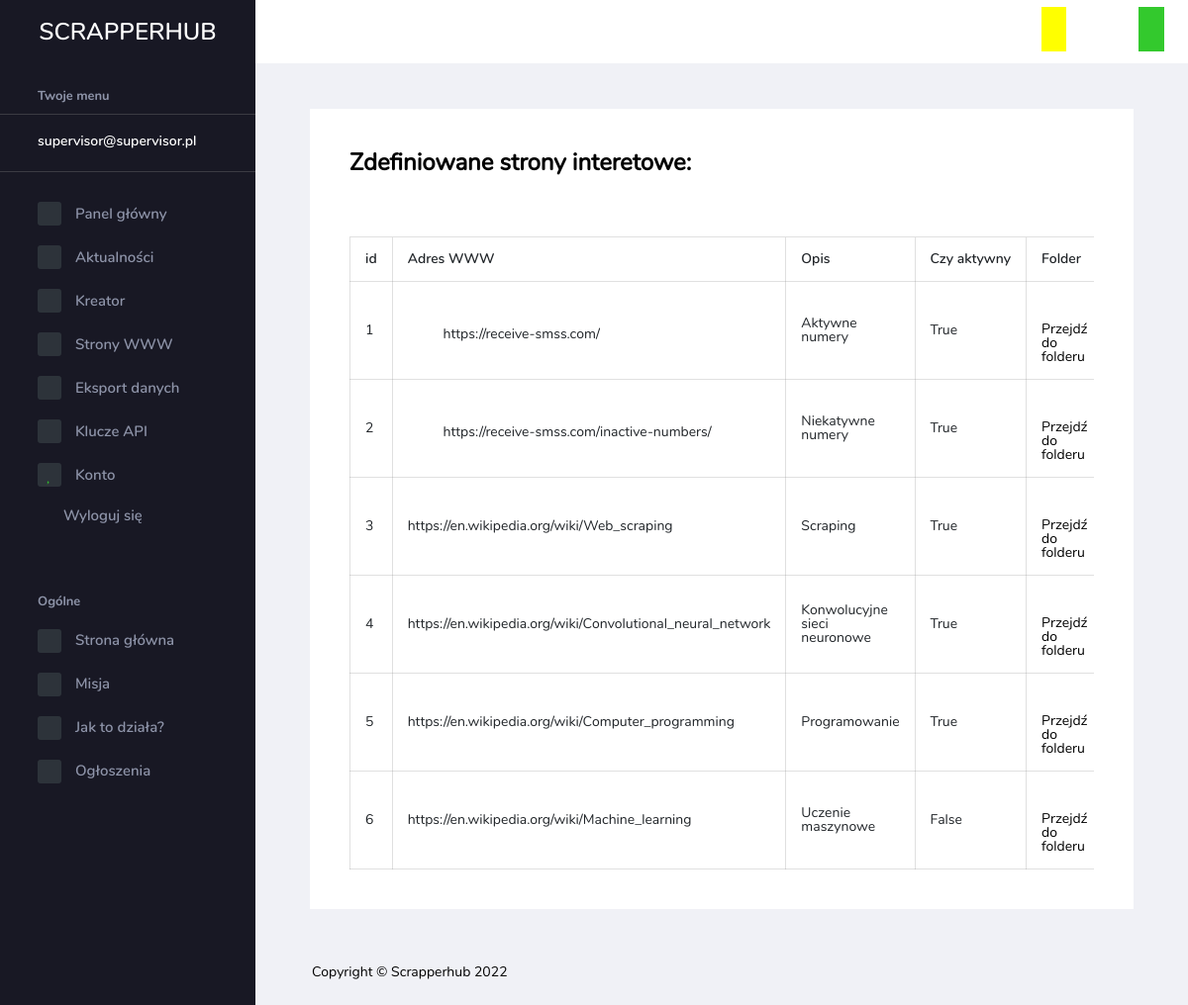
Page /websites/ (signed in) on the committed database.
### scrapper/models/user.py (models this page shows)
class User(AbstractUser, GrapheneMixin):
    class Meta:
        app_label = APP_LABEL
        ordering = ("pk",)
    username = models.CharField(max_length=150)
    email = models.EmailField(_("email address"), unique=True, blank=True)
    is_active = models.BooleanField(default=False)
    verification_pin = models.CharField(max_length=6)
    timezone = models.ForeignKey(
        to=Timezone, on_delete=models.SET_DEFAULT, default=3, null=False
    )
    USERNAME_FIELD = "email"
    REQUIRED_FIELDS = ["username"]
    def __str__(self) -> str:
        return f"{self.__class__.__name__}(id={self.id}, name={self.email})"
    __repr__ = __str__

### scrapper/models/website.py (models this page shows, shortened)
class Website(BaseModel):
    class Meta:
        app_label = APP_LABEL
        ordering = ("pk",)
    url = models.CharField(max_length=250)
    description = models.CharField(max_length=250)
    is_ready = models.BooleanField(default=False)
    is_simplified = models.BooleanField(default=False)
    is_new_data_collected = models.BooleanField(default=False)
    is_valid_with_robots = models.BooleanField(default=True)
    folder = models.ForeignKey(to=Folder, on_delete=models.CASCADE, null=True)
    def __str__(self) -> str:
        return f"{self.__class__.__name__}(id={self.id}, name={self.url}, is_ready={self.is_ready})"
    __repr__ = __str__

### scrapper/views/website/website_views.py (the view)
# urls.py: path("websites/", AllWebsitesList.as_view(), name="websites"),
class AllWebsitesList(LoginRequiredMixin, ListView):
    model = Website
    template_name = "scrapper/website/all_webistes_list.html"
    paginate_by = 10
    ordering = ["pk"]
    def get_queryset(self):
        folders = Folder.objects.filter(user_id=self.request.user.id)
        websites = []
        for folder in folders:
            folder_websites = Website.objects.filter(folder_id=folder.id)
            for website in folder_websites:
                websites.append(website)
        return websites

### templates/scrapper/website/all_webistes_list.html (shortened to what this page needs)
{% extends 'base.html' %}
{% block custom_styles %}
  {% load static %}
  <link rel="stylesheet" href="{% static 'assets/css/style_responsive_table.css' %}">
  <link rel="stylesheet" href="{% static 'assets/css/style_custom_buttons.css' %}">
{% endblock %}
{% block content %}
<div class="col-lg-12 grid-margin stretch-card">
    <div class="card">
      <div class="card-body">
        <div style="margin-bottom: 60px;">
          <h2 style="color: black;">Zdefiniowane strony interetowe:</h2>
        </div>
        <div style="overflow-x:auto;">
            <table class="table table-bordered">
                <thead>
                  <tr>
                    <th> id </th>
                    <th> Adres WWW </th>
                    <th> Opis </th>
                    <th> Czy aktywny </th>
                    <th> Folder </th>
                  </tr>
                </thead>
                <tbody>
                  {% if object_list %}
                    {% for website in object_list %}
                        <tr style="margin-bottom:40px;">
                            <td data-label="ID"> {{ website.pk }} </td>
                            <td data-label="Adres WWW">
                              {% if website.is_valid_with_robots == False %}
                                <i class="mdi mdi-alert" style="margin-left: 10px; font-size: 25px; color: #0062ff;"
                                title="Wybrana strona została zabroniona dla procesu pobierania danych przez plik robots.txt! Pobieranie danych z tej strony jest dalej możliwe, ale prosimy o rozważenie usunięcia jej z procesu pobierania danych.">
                                </i>
                              {% endif %}
                              {{ website.url }}
                            </td>
                            <td data-label="Opis"> {{ website.description }} </td>
                            <td data-label="Czy aktywny"> {{ website.is_ready }} </td>
                            <td data-label="Folder">
                              <a href="{% url 'websites-settings' pk=website.folder_id %}">
                                <span class="icon-bg">
                                  <i class="mdi mdi-folder" style="font-size: 25px; color: #0062ff;"></i>
                                  <span style="color: black;">Przejdź do folderu</span>
                                </span>
                              </a>
                            </td>
                        </tr>
                    {% endfor %}
                  {% endif %}
                </tbody>
              </table>
        </div>
      </div>
    </div>
  </div>
{% endblock %}

### templates/base.html (shortened to what this page needs)
<!DOCTYPE html>
<html lang="en">
    <head>
        {% load static %}
        <link rel="stylesheet" href="{% static 'assets/vendors/mdi/css/materialdesignicons.min.css' %}">
        <link rel="stylesheet" href="{% static 'assets/vendors/css/vendor.bundle.base.css' %}">
        <link rel="stylesheet" href="{% static 'assets/vendors/font-awesome/css/font-awesome.min.css' %}" />
        <link rel="stylesheet" href="{% static 'assets/vendors/bootstrap-datepicker/bootstrap-datepicker.min.css' %}">
        <link rel="stylesheet" href="{% static 'assets/css/style.css' %}">
        {% block custom_styles %}{% endblock %}
    </head>
    <body>
    <div class="container-scroller">
        <nav class="navbar default-layout-navbar col-lg-12 col-12 p-0 fixed-top d-flex flex-row">
        <div class="text-center navbar-brand-wrapper d-flex align-items-center justify-content-center">
            <a class="navbar-brand brand-logo" href="/">SCRAPPERHUB</a>
        </div>
        <div class="navbar-menu-wrapper d-flex align-items-stretch">
            <button class="navbar-toggler navbar-toggler align-self-center" type="button" data-toggle="minimize">
            <span class="mdi mdi-menu"></span>
            </button>
            <ul class="black_container" id="header_icons">
                <li class="black_container" style="display: inline;">
                    <i class="mdi mdi-format-title" style="font-size: 33px; margin-left: 20px; cursor: pointer;" onclick="reset_size()"></i>
                </li>
                <li class="black_container" style="display: inline;">
                    <i class="mdi mdi-format-annotation-minus" style="font-size: 33px; margin-left: 20px; cursor: pointer;" onclick="change_size_minus()"></i>
                </li>
                <li class="black_container" style="display: inline;">
                    <i class="mdi mdi-format-annotation-plus" style="font-size: 33px; margin-left: 20px; cursor: pointer;" onclick="change_size_plus()"></i>
                </li>
                <li class="yellow_container" style="display: inline;">
                    <i class="mdi mdi-contrast-box turn_yellow" style="font-size: 33px; margin-left: 20px; cursor: pointer; background-color: yellow;" onclick="wcag_yellow()"></i>
                </li>
                <li class="black_container" style="display: inline;">
                    <i class="mdi mdi-contrast-box turn_black" style="font-size: 33px; margin-left: 20px; cursor: pointer; background-color: white; color: black;" onclick="wcag_black()"></i>
                </li>
                <li class="default_container" style="display: inline;">
                    <i class="mdi mdi-contrast-box turn_default" style="font-size: 33px; margin-left: 20px; cursor: pointer; background-color: #33c92d;" onclick="wcag_default()"></i>
                </li>
            </ul>
        </div>
        </nav>
        <div class="container-fluid page-body-wrapper">
        <nav class="sidebar sidebar-offcanvas" id="sidebar">
            <ul class="nav">
            {% if user.is_authenticated %}
                <li class="nav-item nav-category">Twoje menu</li>
                <li class="nav-item sidebar-user-actions">
                    <div class="user-details">
                      <div class="email d-flex justify-content-between align-items-center">
                        <div>
                          <div class="d-flex align-items-center">
                            <div class="sidebar-profile-text">
                              <p class="mb-1">{{user.email}}</p>
                            </div>
                          </div>
                        </div>
                      </div>
                    </div>
                </li>
                <li class="nav-item">
                    <a class="nav-link" href="{% url 'private_dashboard' %}">
                    <span class="icon-bg"><i class="mdi mdi-view-dashboard menu-icon"></i></span>
                    <span class="menu-title">Panel główny</span>
                    </a>
                </li>
                <li class="nav-item">
                    <a class="nav-link" href="{% url 'news' %}">
                    <span class="icon-bg"><i class="mdi mdi-alert-box menu-icon"></i></span>
                    <span class="menu-title">Aktualności</span>
                    </a>
                </li>
                <li class="nav-item">
                    <a class="nav-link" href="{% url 'folders' %}">
                    <span class="icon-bg"><i class="mdi mdi-folder-plus menu-icon"></i></span>
                    <span class="menu-title">Kreator </span>
                    </a>
                </li>
                <li class="nav-item">
                    <a class="nav-link" href="{% url 'websites' %}">
                    <span class="icon-bg"><i class="mdi mdi-earth menu-icon"></i></span>
                    <span class="menu-title">Strony WWW</span>
                    </a>
                </li>
                <li class="nav-item">
                    <a class="nav-link" href="{% url 'export-list' %}">
                    <span class="icon-bg"><i class="mdi mdi-export menu-icon"></i></span>
                    <span class="menu-title">Eksport danych</span>
                    </a>
                </li>
                <li class="nav-item">
                    <a class="nav-link" href="{% url 'api-key-list' %}">
                    <span class="icon-bg"><i class="mdi mdi-key-variant menu-icon"></i></span>
                    <span class="menu-title">Klucze API</span>
                    </a>
                </li>
                <li class="nav-item">
                    <a class="nav-link collapsed" data-toggle="collapse" href="#ui-basic" aria-expanded="false" aria-controls="ui-basic">
                      <span class="icon-bg"><i class="mdi mdi-account menu-icon"></i></span>
                      <span class="menu-title">Konto</span>
                      <i class="menu-arrow"></i>
                    </a>
                </li>
                <li class="nav-item sidebar-user-actions">
                    <div class="sidebar-user-menu">
                      <a href="{% url 'logout' %}" class="nav-link"><i class="mdi mdi-logout menu-icon"></i>
                        <span class="menu-title">Wyloguj się</span></a>
                    </div>
                </li>
            {% endif %}
            <li class="nav-item nav-category">Ogólne</li>
            <li class="nav-item">
                <a class="nav-link" href="/">
                <span class="icon-bg"><i class="mdi mdi-crown menu-icon"></i></span>
                <span class="menu-title">Strona główna</span>
                </a>
            </li>
            <li class="nav-item">
                <a class="nav-link" href="{% url 'mission' %}">
                <span class="icon-bg"><i class="mdi mdi-earth menu-icon"></i></span>
                <span class="menu-title">Misja</span>
                </a>
            </li>
            <li class="nav-item">
                <a class="nav-link" href="{% url 'process' %}">
                <span class="icon-bg"><i class="mdi mdi-information menu-icon"></i></span>
                <span class="menu-title">Jak to działa?</span>
                </a>
            </li>
            <li class="nav-item">
                <a class="nav-link" href="{% url 'announcements' %}">
                <span class="icon-bg"><i class="mdi mdi-comment-outline menu-icon"></i></span>
                <span class="menu-title">Ogłoszenia</span>
                </a>
            </li>
            </ul>
        </nav>
        <div class="main-panel">
            <div class="content-wrapper">
                {% block content %}{% endblock %}
            </div>
            <footer class="footer">
                <div class="footer-inner-wraper">
                    <div class="d-sm-flex justify-content-center justify-content-sm-between">
                        <span class="d-block text-center text-sm-left d-sm-inline-block" style="color: black;">Copyright © Scrapperhub 2022</span>
                    </div>
                </div>
            </footer>
        </div>
        </div>
    </div>
    </body>
</html>

### scrapper/static/assets/css/style_responsive_table.css (style rules this page uses)
.table td { white-space: normal; }

### rows in the picture
User: email "supervisor@supervisor.pl"
Website: pk "1", is_valid_with_robots False (drawn), url "https://receive-smss.com/", description "Aktywne numery", is_ready "True"
Website: pk "2", is_valid_with_robots False (drawn), url "https://receive-smss.com/inactive-numbers/", description "Niekatywne numery", is_ready "True"
Website: pk "3", url "https://en.wikipedia.org/wiki/Web_scraping", description "Scraping", is_ready "True"
Website: pk "4", url "https://en.wikipedia.org/wiki/Convolutional_neural_network", description "Konwolucyjne sieci neuronowe", is_ready "True"
Website: pk "5", url "https://en.wikipedia.org/wiki/Computer_programming", description "Programowanie", is_ready "True"
Website: pk "6", url "https://en.wikipedia.org/wiki/Machine_learning", description "Uczenie maszynowe", is_ready "False"
